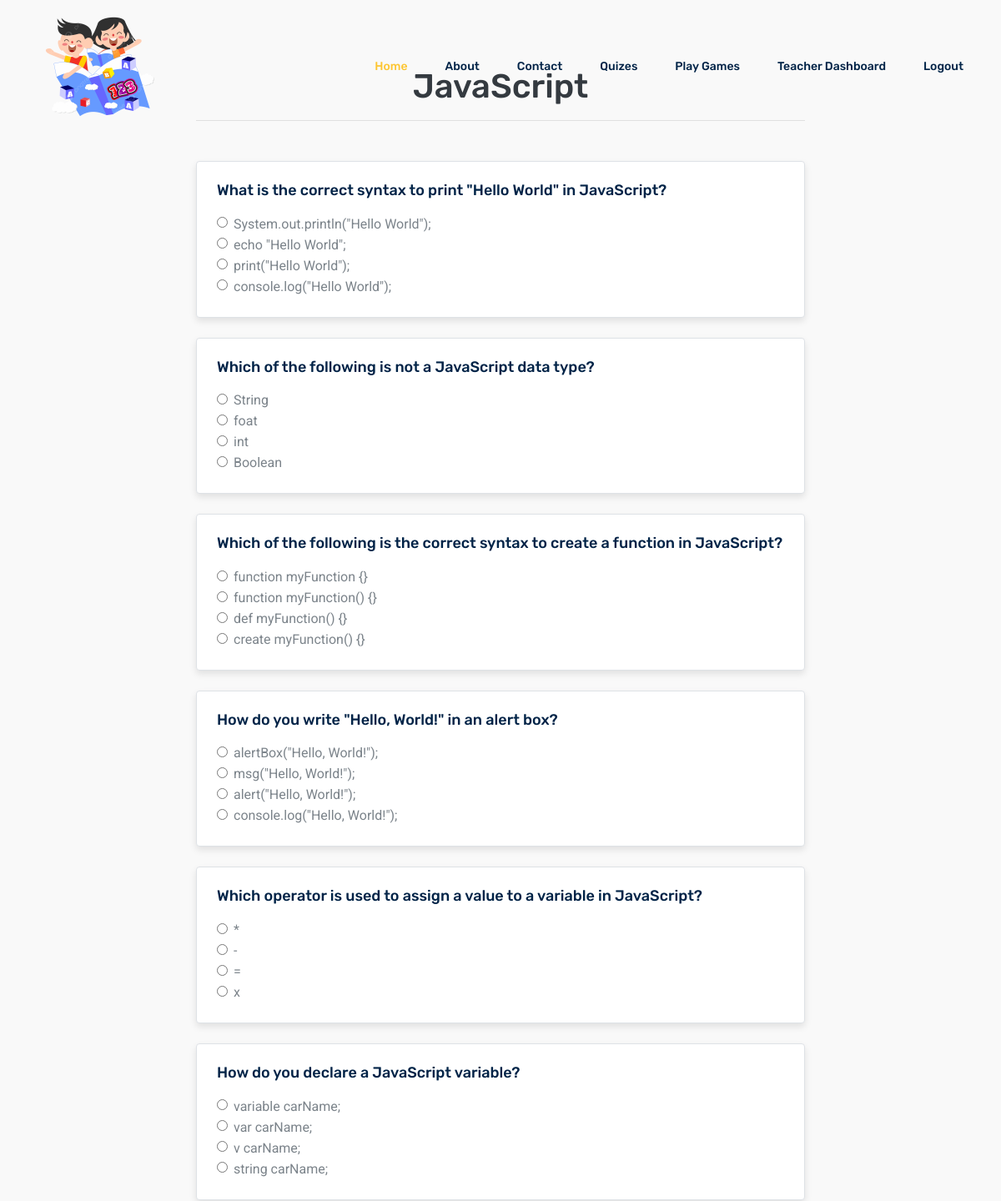
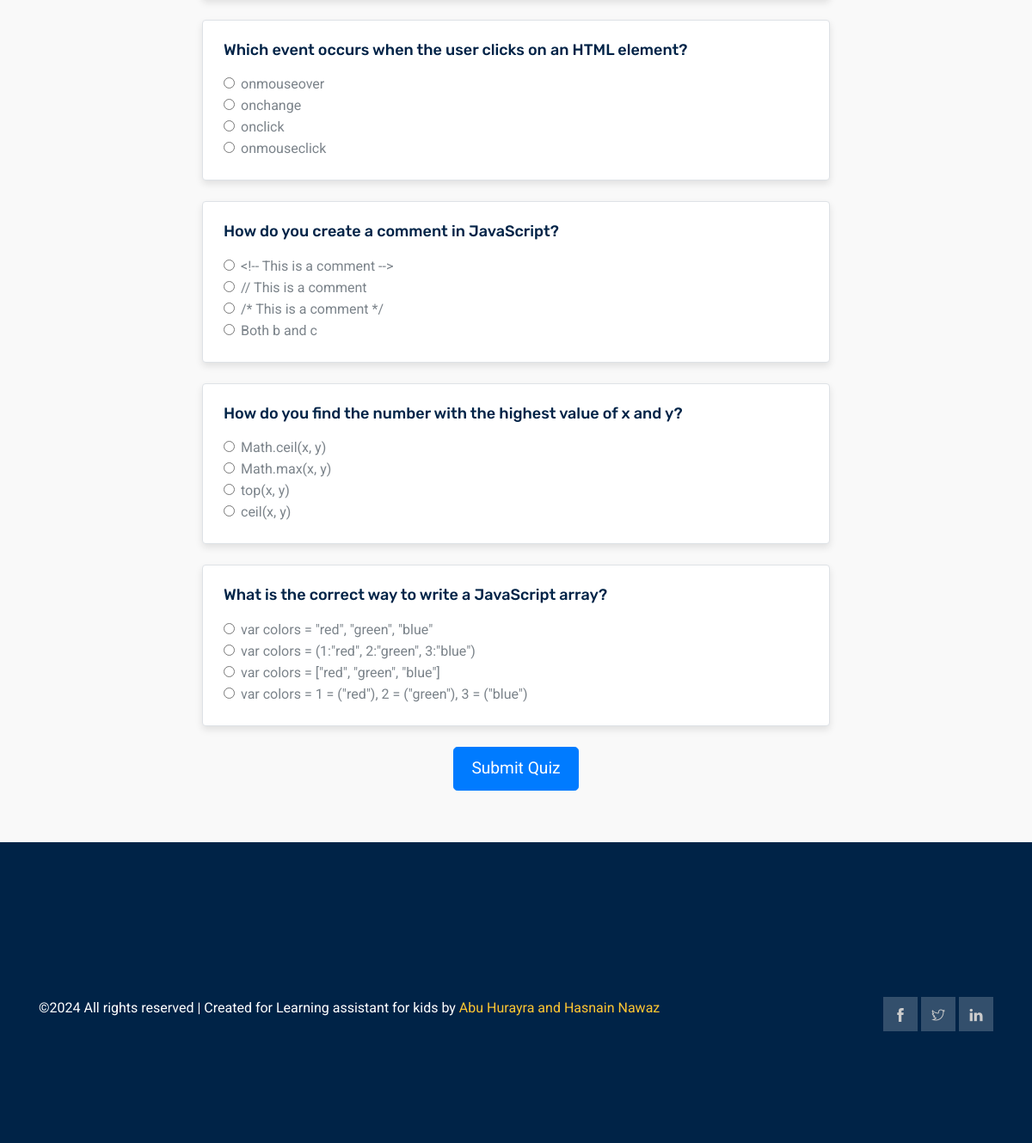
/take-quiz/3/ (signed in), run on the app's committed database (2 pictures, top to bottom).
### myapp/models.py (models this page shows, shortened)
class Quizes(models.Model):
    quiz_name = models.CharField(max_length=100, unique=True, null=True, blank=True)
    image = models.ImageField(upload_to='questions/', default='questions/default.webp')
    objectives = models.TextField()
    eligibility = models.TextField()
    total_score = models.IntegerField(default=0)
    obtained_score = models.IntegerField(default=0)
    is_popular = models.BooleanField(default=False)
    is_challenging = models.BooleanField(default=False)
    start_time = models.DateTimeField(default=timezone.now)
    completed = models.BooleanField(default=False)
    end_time = models.DateTimeField(default=timezone.now)
    slug = models.SlugField(max_length=100, null=True, blank=True, unique=True)

class Questions(models.Model):
    quiz_name = models.ForeignKey(Quizes, on_delete=models.CASCADE, related_name='questions')
    question = models.TextField()
    option1 = models.CharField(max_length=100, null=True, blank=True)
    option2 = models.CharField(max_length=100, null=True, blank=True)
    option3 = models.CharField(max_length=100, null=True, blank=True)
    option4 = models.CharField(max_length=100, null=True, blank=True)
    answer = models.IntegerField()
    slug = models.SlugField(max_length=100, null=True, blank=True, unique=True)

### myapp/views.py (the view, shortened to what this page needs)
# urls.py: path('take-quiz/<int:quiz_id>/', views.take_quiz, name='take_quiz'),
@login_required(login_url='login')
def take_quiz(request, quiz_id):
    quiz = get_object_or_404(Quizes, id=quiz_id)
    questions = quiz.questions.all()
    total_score = 0
    if 'quiz_start_time' not in request.session:
        request.session['quiz_start_time'] = timezone.now().isoformat()
    context = {
        'quiz': quiz,
        'questions': questions
    }
    return render(request, 'take_quiz.html', context)

### myapp/templates/take_quiz.html (shortened to what this page needs)
{% extends 'base.html' %}
{% load static %}
{% block content %}
<section class="quiz_area section_gap">
    <div class="container">
        <div class="row justify-content-center">
            <div class="col-lg-8">
                <div class="quiz_header text-center mb-5">
                    <h2 class="quiz_title" style="margin-top: 20px;">{{ quiz.quiz_name }}</h2>
                    <hr>
                </div>
                <form id="quizForm" method="post" class="quiz_form">
                    {% for question in questions %}
                        <div class="quiz_question mb-4 p-4 border rounded">
                            <h4>{{ question.question }}</h4>
                            <div class="options mt-3">
                                <div class="form-check">
                                    <input class="form-check-input" type="radio" name="{{ question.id }}" value="1" id="option1-{{ question.id }}">
                                    <label class="form-check-label" for="option1-{{ question.id }}">
                                        {{ question.option1 }}
                                    </label>
                                </div>
                                <div class="form-check">
                                    <input class="form-check-input" type="radio" name="{{ question.id }}" value="2" id="option2-{{ question.id }}">
                                    <label class="form-check-label" for="option2-{{ question.id }}">
                                        {{ question.option2 }}
                                    </label>
                                </div>
                                <div class="form-check">
                                    <input class="form-check-input" type="radio" name="{{ question.id }}" value="3" id="option3-{{ question.id }}">
                                    <label class="form-check-label" for="option3-{{ question.id }}">
                                        {{ question.option3 }}
                                    </label>
                                </div>
                                <div class="form-check">
                                    <input class="form-check-input" type="radio" name="{{ question.id }}" value="4" id="option4-{{ question.id }}">
                                    <label class="form-check-label" for="option4-{{ question.id }}">
                                        {{ question.option4 }}
                                    </label>
                                </div>
                            </div>
                        </div>
                    {% endfor %}
                    <div class="text-center mt-4">
                        <button type="submit" class="btn btn-primary btn-lg" id="submitBtn">Submit Quiz</button>
                    </div>
                </form>
            </div>
        </div>
    </div>
</section>
{% endblock %}

### myapp/templates/take_quiz.html (style rules this page uses)
.quiz_area { padding: 60px 0; background-color: #f9f9f9; }
.quiz_title { font-size: 2.5rem; color: #343a40; }
.quiz_form .quiz_question { background-color: #fff; box-shadow: 0 4px 8px rgba(0,0,0,0.1); transition: transform 0.3s ease-in-out; }
.quiz_form .form-check-input { margin-right: 10px; }
.quiz_form .btn-primary { background-color: #007bff; border-color: #007bff; padding: 10px 20px; font-size: 1.2rem; }

### data on the page
Quizes: quiz_name "JavaScript"
Questions: question "What is the correct syntax to print \"Hello World\" in JavaScript?", option1 "System.out.println(\"Hello World\");", option2 "echo \"Hello World\";", option3 "print(\"Hello World\");", option4 "console.log(\"Hello World\");"
Questions: question "Which of the following is not a JavaScript data type?", option1 "String", option2 "foat", option3 "int", option4 "Boolean"
Questions: question "Which of the following is the correct syntax to create a function in JavaScript?", option1 "function myFunction {}", option2 "function myFunction() {}", option3 "def myFunction() {}", option4 "create myFunction() {}"
Questions: question "How do you write \"Hello, World!\" in an alert box?", option1 "alertBox(\"Hello, World!\");", option2 "msg(\"Hello, World!\");", option3 "alert(\"Hello, World!\");", option4 "console.log(\"Hello, World!\");"
Questions: question "Which operator is used to assign a value to a variable in JavaScript?", option1 "*", option2 "-", option3 "=", option4 "x"
Questions: question "How do you declare a JavaScript variable?", option1 "variable carName;", option2 "var carName;", option3 "v carName;", option4 "string carName;"
Questions: question "Which event occurs when the user clicks on an HTML element?", option1 "onmouseover", option2 "onchange", option3 "onclick", option4 "onmouseclick"
Questions: question "How do you create a comment in JavaScript?", option1 "<!-- This is a comment -->", option2 "// This is a comment", option3 "/* This is a comment */", option4 "Both b and c"
Questions: question "How do you find the number with the highest value of x and y?", option1 "Math.ceil(x, y)", option2 "Math.max(x, y)", option3 "top(x, y)", option4 "ceil(x, y)"
Questions: question "What is the correct way to write a JavaScript array?", option1 "var colors = \"red\", \"green\", \"blue\"", option2 "var colors = (1:\"red\", 2:\"green\", 3:\"blue\")", option3 "var colors = [\"red\", \"green\", \"blue\"]", option4 "var colors = 1 = (\"red\"), 2 = (\"green\"), 3 = (\"blue\")"
